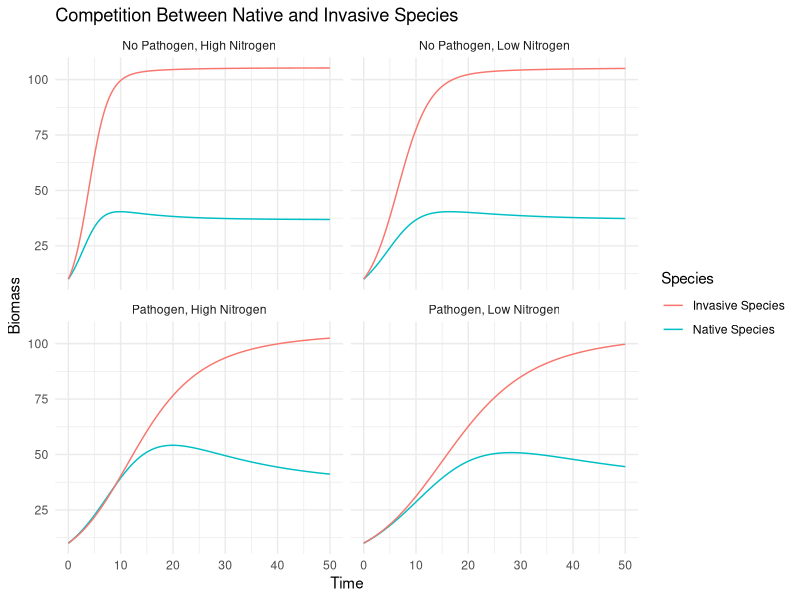

Reproduce this figure in R.
## ---- chunk 1
# Load the required package
library(deSolve)
library(ggplot2)

# function for nitrogen-dependent growth rate (Michaelis-Menten form)
growth_rate <- function(Nitrogen, r_max, K_m) {
  return(r_max * Nitrogen / (K_m + Nitrogen))
}

# function for pathogen-dependent growth rate (Michaelis-Menten form)
pathogen_effect <- function(Nitrogen, b_max, K_mb) {
  return(b_max * Nitrogen / (K_mb + Nitrogen))
}

# Lotka-Volterra competition model with nitrogen-dependent growth rates
competition_model <- function(t, state, params) {
  
  # unpack state variables
  SN <- state["SN"]  # Native species biomass
  SI <- state["SI"]  # Invasive species biomass
  
  # unpack parameters
  with(as.list(params), {
    
    # calculate the pathogen effect
    beta_SN <- pathogen_effect(Nitrogen, b_SN_max, K_mb_SN)
    beta_SI <- pathogen_effect(Nitrogen, b_SI_max, K_mb_SI)
    
    # calculate nitrogen-dependent growth rates
    r_SN_effective <- growth_rate(Nitrogen, r_SN_max, K_m_SN) * (1 - beta_SN * Pathogen)
    r_SI_effective <- growth_rate(Nitrogen, r_SI_max, K_m_SI) * (1 - beta_SI * Pathogen)
    
    # Define the ODEs
    dSN <- r_SN_effective * SN * (1 - (SN + alpha_NI * SI) / K_SN)
    dSI <- r_SI_effective * SI * (1 - (SI + alpha_IN * SN) / K_SI)
    
    # Return the rates of change
    list(c(dSN, dSI))
  })
}

# Simulation parameters
params <- list(
  b_SN_max = 0.5,   # Max pathogen effect for native species
  b_SI_max = 0.7,   # Max pathogen for invasive species
  K_mb_SN = 0.5,    # pathogen effect Half-saturation constant for nitrogen for native species
  K_mb_SI = 0.4,    # pathogen effect Half-saturation constant for nitrogen for invasive species
  r_SN_max = 0.5,   # Max growth rate for native species
  r_SI_max = 0.7,   # Max growth rate for invasive species
  K_m_SN = 2,       # growth-rate Half-saturation constant for nitrogen for native species
  K_m_SI = 2,       # growth-rate Half-saturation constant for nitrogen for invasive species
  K_SN = 100,       # Carrying capacity for native species
  K_SI = 120,       # Carrying capacity for invasive species
  alpha_NI = 0.6,   # Competition coefficient (effect of invasive on native)
  alpha_IN = 0.4,   # Competition coefficient (effect of native on invasive)
  Pathogen = 1,     # Pathogen presence (1 = present, 0 = absent)
  Nitrogen = 5      # Nitrogen availability (continuous input)
)

# Initial conditions for species biomass
state <- c(SN = 10, SI = 10)

# Time steps
times <- seq(0, 50, by = 0.1)


# each hypothesis needs a separate params list

# the model should run N replicates (i.e. replicate pots)
# data should be passed through a distribution with some residual standard deviation

# we should simulate all treatments (i.e. nitrogen x pathogen crosses)

# Simulate under different conditions
simulate_competition <- function(pathogen, nitrogen) {
  
  params$Pathogen <- pathogen
  params$Nitrogen <- nitrogen
  
  # Solve the ODE
  out <- ode(y = state, times = times, func = competition_model, parms = params)
  as.data.frame(out)
  
}

# Run simulations
sim_no_pathogen_high_nitrogen <- simulate_competition(pathogen = 0, nitrogen = 10)
sim_pathogen_high_nitrogen <- simulate_competition(pathogen = 1, nitrogen = 10)
sim_no_pathogen_low_nitrogen <- simulate_competition(pathogen = 0, nitrogen = 2)
sim_pathogen_low_nitrogen <- simulate_competition(pathogen = 1, nitrogen = 2)

# Combine results into a single data frame
sim_no_pathogen_high_nitrogen$Scenario <- "No Pathogen, High Nitrogen"
sim_pathogen_high_nitrogen$Scenario <- "Pathogen, High Nitrogen"
sim_no_pathogen_low_nitrogen$Scenario <- "No Pathogen, Low Nitrogen"
sim_pathogen_low_nitrogen$Scenario <- "Pathogen, Low Nitrogen"

results <- rbind(sim_no_pathogen_high_nitrogen, 
                 sim_pathogen_high_nitrogen,
                 sim_no_pathogen_low_nitrogen,
                 sim_pathogen_low_nitrogen)

# Plot the results
ggplot(results, aes(x = time)) +
  geom_line(aes(y = SN, color = "Native Species")) +
  geom_line(aes(y = SI, color = "Invasive Species")) +
  facet_wrap(~Scenario) +
  labs(title = "Competition Between Native and Invasive Species",
       x = "Time", y = "Biomass", color = "Species") +
  theme_minimal()
